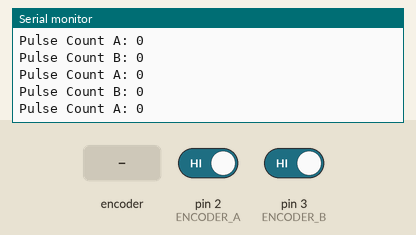
This sketch was run on a simulated Arduino Uno, built with avr-gcc and run on an emulated ATmega328P. On the bench: the last lines printed to the serial monitor. Inputs (shaded band) come from the test bench; at power-on: pin 2 (ENCODER_A) HIGH, pin 3 (ENCODER_B) HIGH.

Above: at 1.2 s.
1.3 s: rotary encoder on pin 2 (ENCODER_A) / pin 3 (ENCODER_B) turned 1 step (first pin leading)
At 2.1 s:
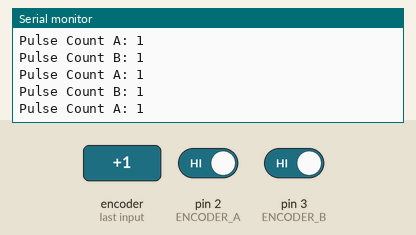
4.5 s: rotary encoder on pin 2 (ENCODER_A) / pin 3 (ENCODER_B) turned 1 step (first pin leading)
At 5.0 s:
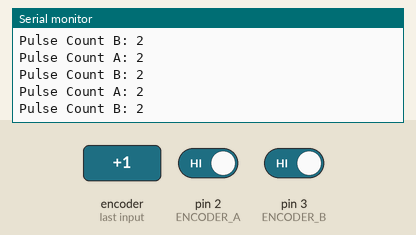
Timing chart, 0 to 7.5 s (numbered marks = the images above; inputs shaded):
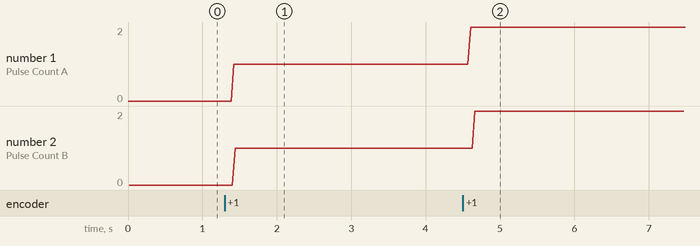

Measured:
- after the input at 1.3 s, the serial monitor: prints a new line after 0.12 s (image 1)
- after the input at 4.5 s, the serial monitor: prints a new line after 0.11 s (image 2)
- plotted number 1: 0 → 1 after the input at 1.3 s, 1 → 2 after the input at 4.5 s
- plotted number 2: 0 → 1 after the input at 1.3 s, 1 → 2 after the input at 4.5 s

The sketch:

fyp_motor_encoder.ino
```cpp
// #define A A8
// #define B A9
// int a = 0;
// int b = 0;
// void setup() {
//   // put your setup code here, to run once:
//   Serial.begin(9600);
//   pinMode(A, INPUT_PULLUP);
//   pinMode(B, INPUT_PULLUP);

// }

// void loop() {
//   // put your main code here, to run repeatedly:
//   a = digitalRead(A);
//   b = digitalRead(B);
//   // Serial.println(a);
//   Serial.println(b);
//   // delay(100);


// }
// #define A A8
// #define B A9

// int a = 0;
// int b = 0;
// int pulseCount = 0;
// int lastStateA = 0;

// void setup() {
//   Serial.begin(9600);
//   pinMode(A, INPUT_PULLUP);
//   pinMode(B, INPUT_PULLUP);
// }

// void loop() {
//   a = digitalRead(A);

//   // Check for rising edge
//   if (a == HIGH && lastStateA == LOW) {
//     pulseCount++;
//     Serial.println(pulseCount);
//   }

//   lastStateA = a;

//   // You can also print the raw value if needed
//   // Serial.println(a);

//   // Add a delay to avoid printing too fast
//   delay(10);
// }
#define ENCODER_A 2
#define ENCODER_B 3

// Variables for pulse counting
volatile int pulseCountA = 0;
volatile int pulseCountB = 0;

void setup() {
  Serial.begin(9600);

  // Set encoder pins as inputs with pull-up resistors
  pinMode(ENCODER_A, INPUT_PULLUP);
  pinMode(ENCODER_B, INPUT_PULLUP);

  // Attach interrupts to the encoder pins (rising edge)
  attachInterrupt(digitalPinToInterrupt(ENCODER_A), countPulseA, RISING);
  attachInterrupt(digitalPinToInterrupt(ENCODER_B), countPulseB, RISING);
}

void loop() {
  // Your main code goes here
  // You can use pulseCountA and pulseCountB for pulse counts
  Serial.print("Pulse Count A: ");
  Serial.println(pulseCountA);
  Serial.print("Pulse Count B: ");
  Serial.println(pulseCountB);

  // Add any additional code for your application
  delay(10);  // Add a delay to avoid printing too fast
}

// Interrupt service routine for encoder A
void countPulseA() {
  pulseCountA++;
}

// Interrupt service routine for encoder B
void countPulseB() {
  pulseCountB++;
}
```
